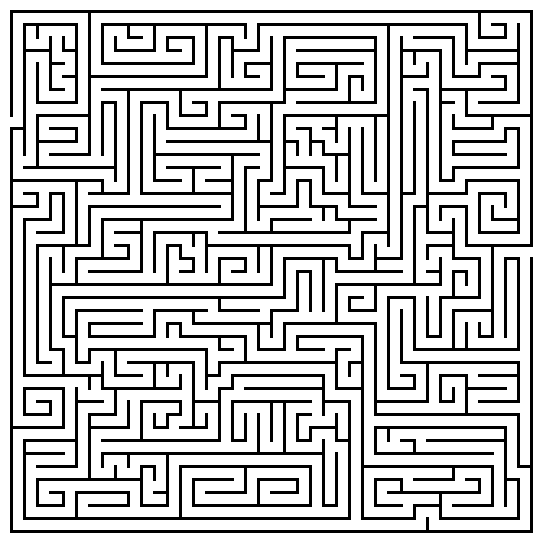
%> input picture input/maze1.png, 543 x 543 px
$ octave --eval "image2grid;"   (GNU Octave 9; MATLAB toolbox functions it lacks are replaced by stand-ins)
%> lines starting %> are read from the running program, lines starting %| are printed output that depends on the picture; in (x1, y1, x2, y2) boxes, pixels count from 0 and x2, y2 are one past the last pixel; in counts of white or black regions, pixels touching at a corner belong together; the program's own positions count from 1
function image2grid

close all

a = imread('maze1.png');
%> a: size 543x543 logical; 22.2% white; 2 white regions, box (x1, y1, x2, y2) and area: (10, 23, 533, 533) 44664, (10, 10, 533, 520) 20835
g = not(a);
size(g)
%> ans = [543 543]
g = [ones(543,300),g,ones(543,300)];
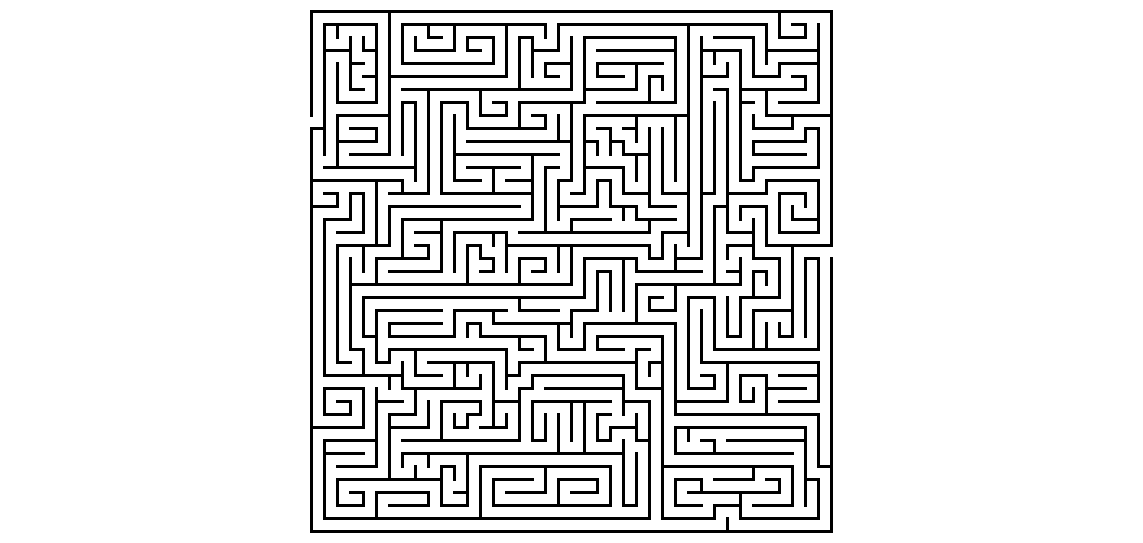
%> g: size 543x1143 double; values 0 (black) and 1 (white), 89.4% white; 2 black regions, box (x1, y1, x2, y2) and area: (310, 23, 833, 533) 44664, (310, 10, 833, 520) 20835
g(1:10,:) = 0;
g(end-10:end,:) = 0;
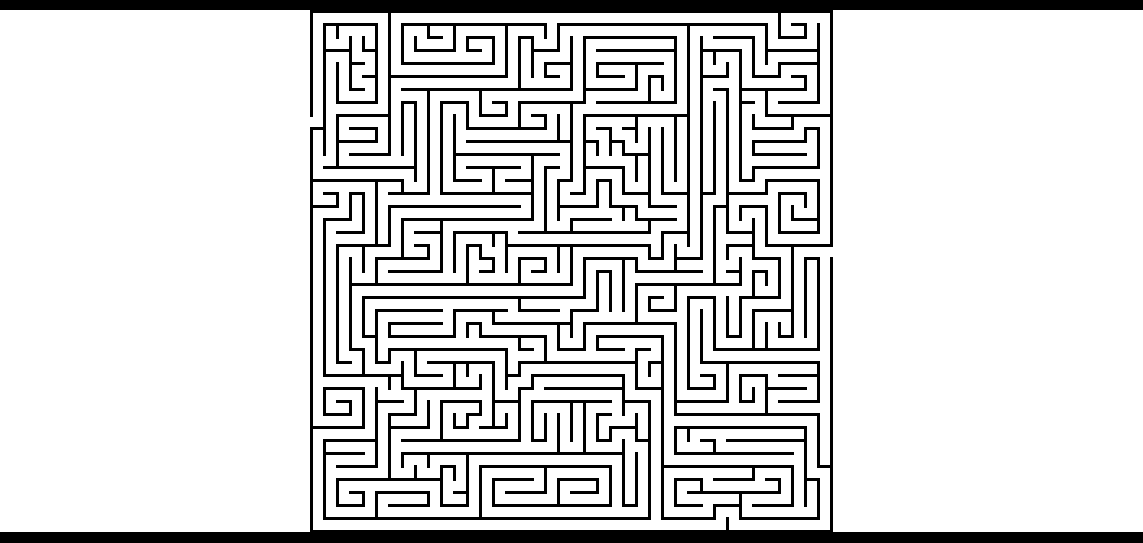
%> g: size 543x1143 double; values 0 (black) and 1 (white), 85.7% white; 2 black regions, box (x1, y1, x2, y2) and area: (0, 23, 1143, 543) 56714, (0, 0, 1143, 520) 32265
imagesc(g);
% [13 lines of commented-out code are left out]
[NyPlus1,NxPlus1] = size(g);
%> NyPlus1 = 543; NxPlus1 = 1143
Ny = NyPlus1 -1 ;
%> Ny = 542
Nx = NxPlus1 -1 ;
%> Nx = 1142

% Dimension is not important for input, because we store Ny and Nx

LinearOutput = [];
for i=1:Ny+1
    for j=1:Nx+1
        LinearOutput = [LinearOutput, g(i,j)]; % this is not fast, but anyhow...
    end
end

LinearOutput = [Ny,Nx, LinearOutput];
dlmwrite('maze.txt',LinearOutput,'delimiter',' ');

end
%> (the run ends here)
